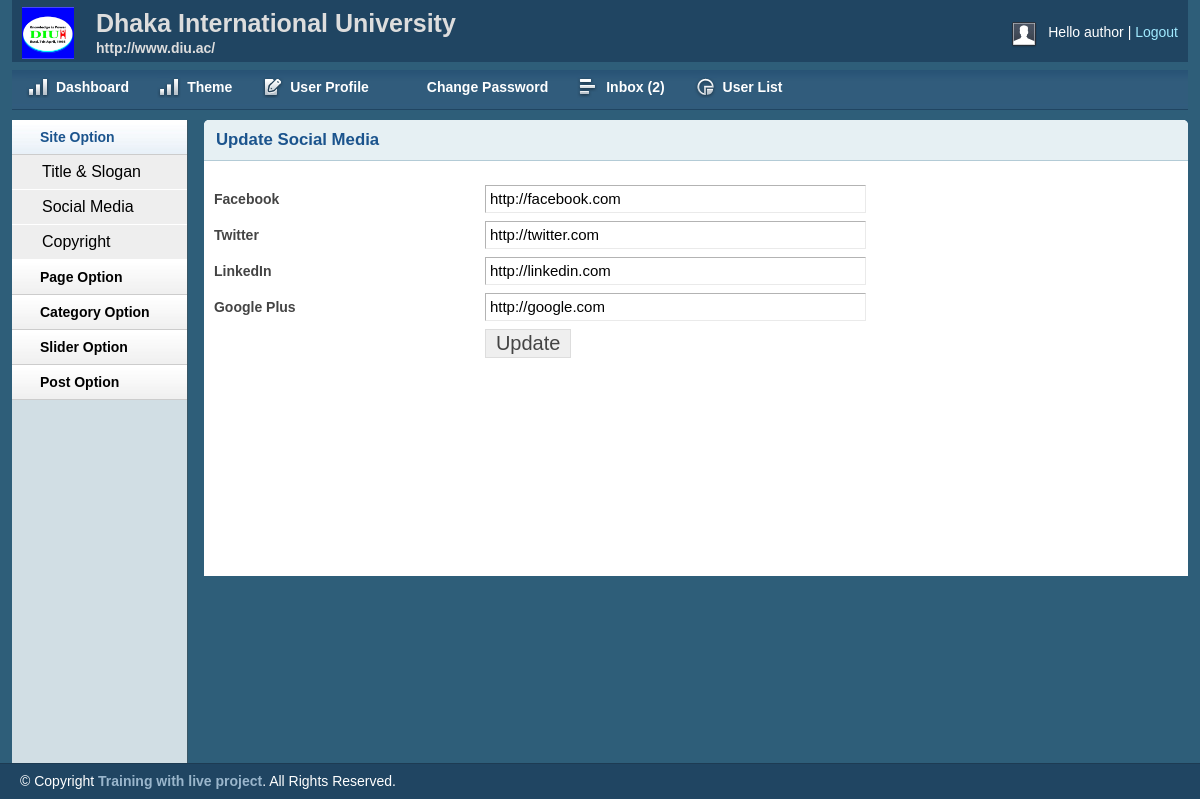
/admin/social.php (signed in), run on the app's committed database.
### tables this page shows
CREATE TABLE `tbl_social` (
  `id` int(11) NOT NULL,
  `fb` varchar(255) NOT NULL,
  `tw` varchar(255) NOT NULL,
  `ln` varchar(255) NOT NULL,
  `gp` varchar(255) NOT NULL
);

### lib/Database.php (called while the page is built, shortened)
<?php
class Database{
	public $host   = DB_HOST;
	public $user   = DB_USER;
	public $pass   = DB_PASS;
	public $dbname = DB_NAME;
	public $link;
	private function connectDB(){
		$this->link = new mysqli($this->host, $this->user, $this->pass, $this->dbname);
	}
	public function select($query){
		$result = $this->link->query($query) or die($this->link->error.__LINE__);
		if ($result->num_rows > 0) {
			return $result;
		}else{
			return false;
		}
	}
}
?>

### admin/social.php (the view, shortened to what this page needs)
<?php include'inc/header.php'; ?>
<?php include'inc/sidebar.php'; ?>
<div class="grid_10">
    <div class="box round first grid">
        <h2>Update Social Media</h2>
        <div class="block">
        <?php
        $query = "SELECT * FROM tbl_social WHERE id='1'";
        $socials = $db->select($query);
        if ($socials) {
            while ($result = $socials->fetch_assoc()) {  ?>
         <form action="" method="POST">
            <table class="form">
                <tr>
                    <td><label>Facebook</label></td>
                    <td><input type="text" name="fb" value="<?php echo $result['fb']; ?>" class="medium" /></td>
                </tr>
				 <tr>
                    <td><label>Twitter</label></td>
                    <td><input type="text" name="tw" value="<?php echo $result['tw']; ?>" class="medium" /></td>
                </tr>
				 <tr>
                    <td><label>LinkedIn</label></td>
                    <td><input type="text" name="ln" value="<?php echo $result['ln']; ?>" class="medium" /></td>
                </tr>
				 <tr>
                    <td><label>Google Plus</label></td>
                    <td><input type="text" name="gp" value="<?php echo $result['gp']; ?>" class="medium" /></td>
                </tr>
				 <tr>
                    <td></td>
                    <td><input type="submit" name="submit" Value="Update" /></td>
                </tr>
            </table>
            </form>
             <?php
            } }
            ?>
        </div>
    </div>
</div>
<?php include'inc/footer.php'; ?>

### admin/css/text.css (style rules this page uses)
body { font: 13px/1.5 Tahoma, Helvetica, Arial, 'Liberation Sans', FreeSans, sans-serif; }
h2 { font-size: 23px; }
p, dl, hr, h1, h2, h3, h4, h5, h6, ol, ul, pre, table, address, fieldset { margin-bottom: 20px; }

### admin/css/layout.css (style rules this page uses)
body { background: #fff none repeat scroll 0 0; color: #444; font-size: 14px; padding: 0; }
h1, h2, h3, h4, h5, h6 { line-height:1.2em; margin-bottom:.3em; }
h2 { margin-top:1em; }
.box { background:#fff; margin-bottom:20px; padding:10px 10px 10px 10px; margin-left:-8px; }
.box.grid { padding-bottom:40px; }
.box.round { -moz-border-radius: 5px 5px 0px 0px; -webkit-border-radius: 5px 5px 0px 0px; border-radius: 5px 5px 0px 0px; }
.box h2 { font-size:1.2em; font-weight:bold; color:#1B548D; background:#E6F0F3; margin:-10px -10px 0 -10px; padding:10px 12px; border-bottom:1px solid #B3CBD6; -moz-border-radius: 5px 5px 0px 0px; -webkit-border-radius: 5px 5px 0px 0px; border-radius: 5px 5px 0px 0px; }
.box.first { min-height: 406px; }
.block { padding-top:20px; }
table.form { width:100%; }
table.form td { padding:4px 0px; }
table.form label { font-weight:bold; }
table.form input, table.form select { font-size: 15px; padding: 4px 4px 5px 4px; border-top: 1px solid #b3b3b3; border-left: 1px solid #b3b3b3; border-right: 1px solid #eaeaea; border-bottom: 1px solid #eaeaea; }
table.form input[type="submit"] { border: 1px solid #ddd; color: #444; cursor: pointer; font-size: 20px; padding: 2px 10px; }
input.medium { width: 55%; }
.block { padding-bottom:1px; }

### data on the page
tbl_social: fb "http://facebook.com", tw "http://twitter.com", ln "http://linkedin.com", gp "http://google.com"

### other printed values
Session::get('username') "author"
$count "2"
